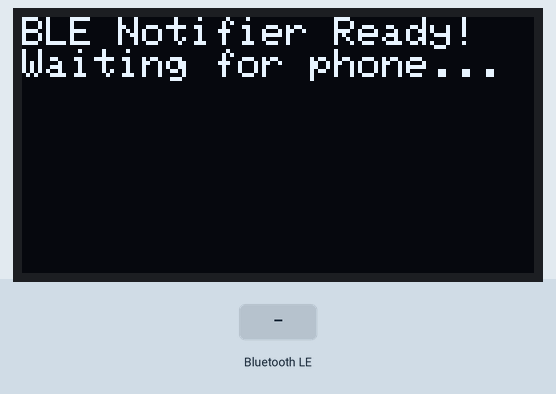
This sketch was run on a simulated ESP32. Parts: 128×64 one-colour display. The test bench sets the inputs (shaded band). Nothing arrives over Bluetooth unless stated; a phone connects over Bluetooth LE 3 s after start; what the sketch prints to the serial monitor is not drawn.

Above: at 1.2 s.
1.3 s: Bluetooth LE write "1" received
At 2.3 s:
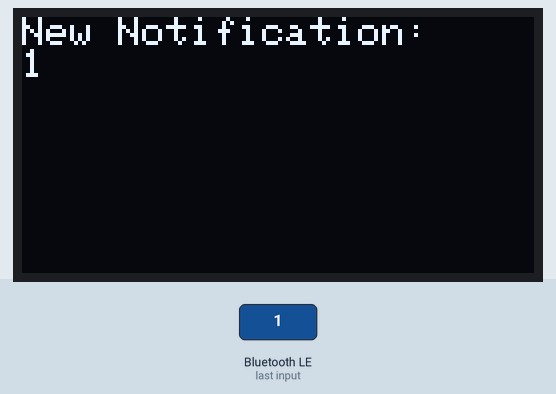
2.8 s: Bluetooth LE write "0" received
At 3.4 s:
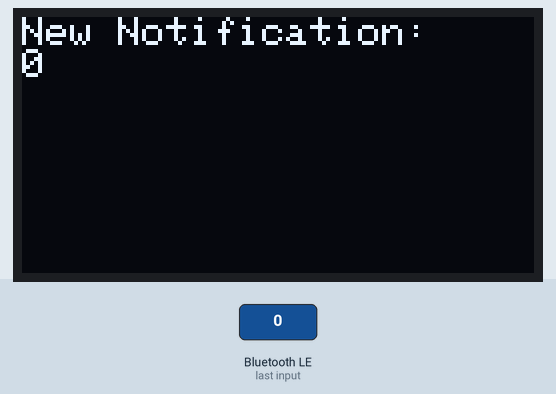
4.3 s: Bluetooth LE write "2" received
Timing chart, 0 to 7.3 s (numbered marks = the images above; inputs shaded):
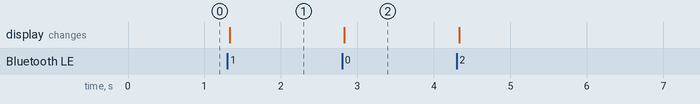

The sketch:

Notifications_via_Bluetooth_ESP32.ino
```cpp
#include <BLEDevice.h>
#include <BLEUtils.h>
#include <BLEServer.h>
#include <Wire.h>
#include <Adafruit_GFX.h>
#include <Adafruit_SSD1306.h>

// OLED Display
//VCC → 5V on ESP32
//GND → GND on ESP32
//SCL → GPIO 22 (SCL) on ESP32
//SDA → GPIO 21 (SDA) on ESP32

#define SCREEN_WIDTH 128
#define SCREEN_HEIGHT 64
Adafruit_SSD1306 display(SCREEN_WIDTH, SCREEN_HEIGHT, &Wire, -1);

// BLE Service and Characteristic UUIDs
// Generate your own unique UUIDs from a site like uuidgenerator.net
#define SERVICE_UUID        "5f086625-f902-4dc6-896b-8854ead7cbdf"
#define CHARACTERISTIC_UUID "0cd77ecd-7085-4ad8-bfa3-69703043e368"

// A class to handle incoming BLE messages
class MyCallbacks: public BLECharacteristicCallbacks {
    void onWrite(BLECharacteristic *pCharacteristic) {
        String value = pCharacteristic->getValue();

        if (value.length() > 0) {
            Serial.println("*********");
            Serial.print("New Value: ");
            for (int i = 0; i < value.length(); i++)
                Serial.print(value[i]);
            Serial.println();
            Serial.println("*********");

            // Display the received text on the OLED
            display.clearDisplay();
            display.setTextSize(1);
            display.setTextColor(SSD1306_WHITE);
            display.setCursor(0,0);
            display.println("New Notification:");
            display.println(value.c_str()); // Convert std::string to const char*
            display.display();
        }
    }
};

void setup() {
    Serial.begin(115200);

    // Initialize OLED
    if(!display.begin(SSD1306_SWITCHCAPVCC, 0x3C)) {
        Serial.println(F("SSD1306 allocation failed"));
        for(;;);
    }
    display.clearDisplay();
    display.setTextSize(1);
    display.setTextColor(SSD1306_WHITE);
    display.setCursor(0,0);
    display.println("BLE Notifier Ready!");
    display.println("Waiting for phone...");
    display.display();

    // Create the BLE Device
    BLEDevice::init("ESP32_Notifier"); // Set the name that will appear during scanning
    BLEServer *pServer = BLEDevice::createServer();
    BLEService *pService = pServer->createService(SERVICE_UUID);

    BLECharacteristic *pCharacteristic = pService->createCharacteristic(
                                         CHARACTERISTIC_UUID,
                                         BLECharacteristic::PROPERTY_WRITE
                                       );

    pCharacteristic->setCallbacks(new MyCallbacks());

    pService->start();

    // Start advertising
    BLEAdvertising *pAdvertising = BLEDevice::getAdvertising();
    pAdvertising->addServiceUUID(SERVICE_UUID);
    pAdvertising->start();
    Serial.println("Characteristic defined! Now you can read it in your phone!");
}

void loop() {
    // Nothing needed here, all the work is done in the callback
    delay(2000);
}
```

Measured:
- after the input at 1.3 s, the display: changes at once (image 1)
- after the input at 2.8 s, the display: changes at once (image 2)
